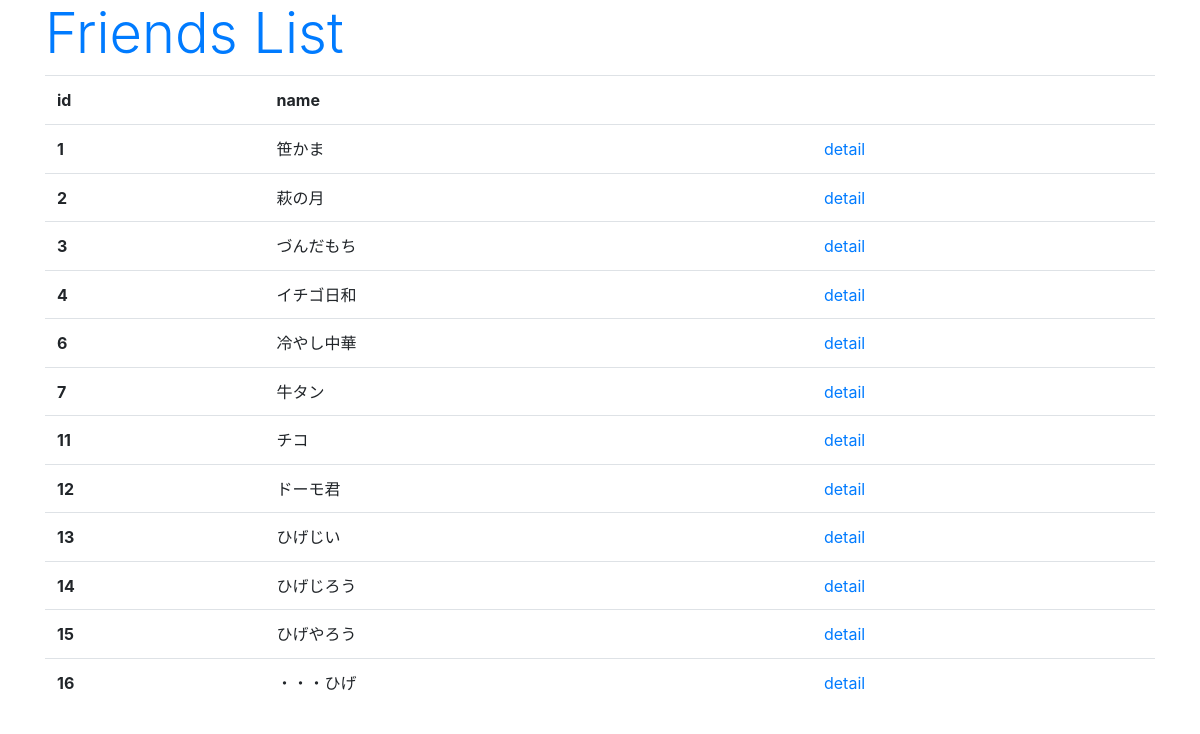
Page /hello/list on the committed database.
### hello/models.py (models this page shows, shortened)
class Friend(models.Model):
	name     = models.CharField(max_length=100)
	mail     = models.EmailField(max_length=200)
	gender   = models.BooleanField()
	age      = models.IntegerField(default=0)
	birthday = models.DateField()

### hello/views.py (the view)
# urls.py: path('list', FriendList.as_view()), #☆
class FriendList(ListView):
    model = Friend

### hello/templates/hello/friend_list.html (shortened to what this page needs)
{% load static %}
<!doctype html>
<html lang="ja">
<head>
    <link rel="stylesheet"
    href="https://stackpath.bootstrapcdn.com/bootstrap/4.3.1/css/bootstrap.min.css"
>
</head>
<body class="container">
    <h1 class="display-4 text-primary">
        Friends List</h1>
    <table class="table">
        <tr>
            <th>id</th>
            <th>name</th>
            <th></th>
        </tr>
    {% for item in object_list %}
        <tr>
            <th>{{item.id}}</th>
            <td>{{item.name}}</td>
            <td><a href="/hello/detail/{{item.id}}">detail</a></td>
        <tr>
    {% endfor %}
    </table>
</body>
</html>

### rows in the picture
Friend: id "1", name "笹かま"
Friend: id "2", name "萩の月"
Friend: id "3", name "づんだもち"
Friend: id "4", name "イチゴ日和"
Friend: id "6", name "冷やし中華"
Friend: id "7", name "牛タン"
Friend: id "11", name "チコ"
Friend: id "12", name "ドーモ君"
Friend: id "13", name "ひげじい"
Friend: id "14", name "ひげじろう"
Friend: id "15", name "ひげやろう"
Friend: id "16", name "・・・ひげ"
